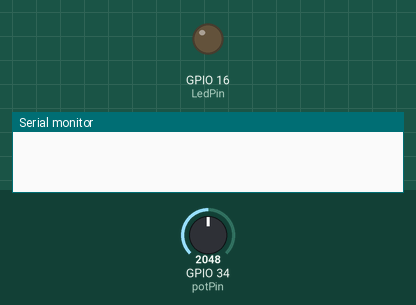
The sketch below on a simulated ESP32. Shown: output pins drawn as LEDs (lit = HIGH), the last lines printed to the serial monitor. Inputs (shaded band) come from the test bench; at power-on: GPIO 34 (potPin) = 2048.

Above: at 0.0 s.
At 1.1 s:
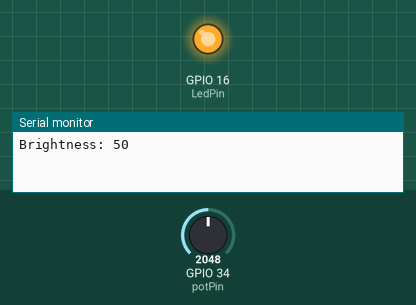
Timing chart, 0 to 2.6 s (numbered marks = the images above):
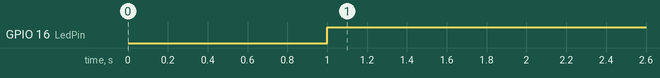

Measured:
- by itself, GPIO 16 (LedPin): LOW → HIGH at 1.0 s

The sketch:

LED_brightness_control.ino
```cpp
const int potPin = 34;
const int LedPin = 16;
//variable for storing the potentiometer value
int Brightness = 0;

void setup() {
  pinMode (LedPin, OUTPUT);
  Serial.begin(115200);
  delay(1000);
}

void loop() {
  // Reading potentiometer value
  Brightness = analogRead(potPin);
  analogWrite(LedPin, Brightness);
  Serial.print("Brightness: ");
  Serial.println(map(Brightness, 0, 4095, 0, 100));
  delay(500);
}
```
